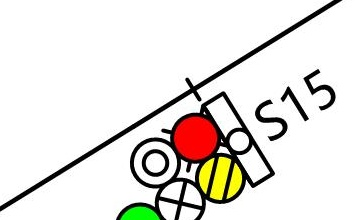
#> input picture test3/micro_0111_S15.jpg, 362 x 220 px
$ python template_matcher.py
#> lines starting #> are read from the running program, lines starting #| are printed output that depends on the picture; after the words box and inside, x2 and y2 are one past the last pixel; in counts of white or black regions, pixels touching at a corner belong together
import cv2
import numpy as np
import os
import logging

logger = logging.getLogger("ocr_system")

def rotate_image(image, angle):
    """
    Rotates an image (2D numpy array) by a given angle without cropping.
    The output image will be larger to fit the rotated content.
    Uses black as the border color.
    """
    # Get image dimensions
    (h, w) = image.shape[:2]
    # Get the center of the image
    center = (w // 2, h // 2)

    # Get the rotation matrix
    M = cv2.getRotationMatrix2D(center, angle, 1.0)

    # Calculate the new bounding box dimensions
    cos = np.abs(M[0, 0])
    sin = np.abs(M[0, 1])
    new_w = int((h * sin) + (w * cos))
    new_h = int((h * cos) + (w * sin))

    # Adjust the rotation matrix to take into account translation
    M[0, 2] += (new_w / 2) - center[0]
    M[1, 2] += (new_h / 2) - center[1]

    # Perform the actual rotation and return the image
    return cv2.warpAffine(image, M, (new_w, new_h), borderValue=(0,0,0))


def template_match_with_edge(target_img, template_img_path,
                             initial_angle=0,
                             scale_min=0.2,
                             scale_max=2.0,
                             scale_step=0.1,
                             threshold=0.6,
                             rotation_angles=None):
    """
    使用边缘检测 + 多尺度 + 多角度模板匹配方法进行匹配
    """
#> called with initial_angle = -37, scale_min = 0.2, scale_max = 2, scale_step = 0.1, threshold = 0.4
    # 检查模板图片是否存在
    if not os.path.exists(template_img_path):
        logger.error(f"模板图片不存在: {template_img_path}")
        return False, 0.0

    # 根据输入类型加载目标图片
    if isinstance(target_img, str):
        if not os.path.exists(target_img):
            logger.error(f"目标图片不存在: {target_img}")
            return False, 0.0
        big = cv2.imdecode(np.fromfile(target_img, dtype=np.uint8), cv2.IMREAD_COLOR)
#> big is the input picture: shape (220, 362, 3); mean B, G, R 223, 227.3, 230.7
    elif isinstance(target_img, np.ndarray):
        big = target_img
    else:
        logger.error(f"不支持的目标图片输入类型: {type(target_img)}")
        return False, 0.0

    small = cv2.imdecode(np.fromfile(template_img_path, dtype=np.uint8), cv2.IMREAD_COLOR)
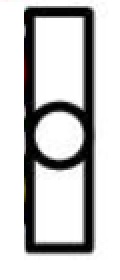
#> input picture resource/ll1_l.png, 60 x 140 px (shown 2 times larger)
#> small is the input picture: shape (140, 60, 3); mean B, G, R 200.3, 200.4, 200.6

    if big is None or small is None:
        logger.error(f"图片读取失败")
        return False, 0.0

    # 如果提供了初始角度，先旋转目标图片
    initial_angle = int(initial_angle)
    if abs(initial_angle) > 5:
        threshold = 0.4
        (h, w) = big.shape[:2]
#> h = 220; w = 362
        center = (w // 2, h // 2)
#> center = (181, 110)
        # 注意：这里的角度需要取反，因为我们的角度是基于文本方向计算的
        M = cv2.getRotationMatrix2D(center, -initial_angle, 1.0)
        # 使用 BORDER_REPLICATE 以避免黑色边框影响边缘检测
        big = cv2.warpAffine(big, M, (w, h), flags=cv2.INTER_CUBIC, borderMode=cv2.BORDER_REPLICATE)
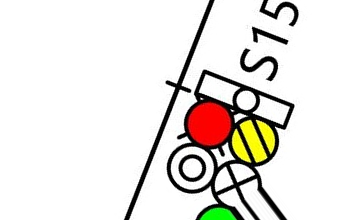
#> big: shape (220, 362, 3); mean B, G, R 224.7, 228.7, 232.3

    # 转换为灰度图
    big_gray = cv2.cvtColor(big, cv2.COLOR_BGR2GRAY)
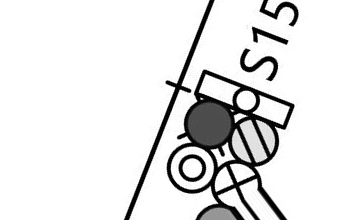
#> big_gray: shape (220, 362); min 0, max 255, mean 229.3
    small_gray = cv2.cvtColor(small, cv2.COLOR_BGR2GRAY)

    # 用边缘增强稳定性
    big_edge = cv2.Canny(big_gray, 50, 150)
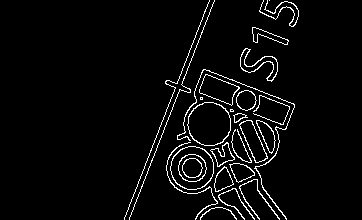
#> big_edge: shape (220, 362); 4% white in thin lines or dots, all inside (x1, y1, x2, y2) = (124, 0, 299, 220)
    small_edge_original = cv2.Canny(small_gray, 50, 150)
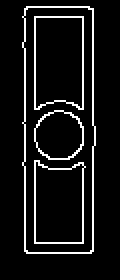
#> small_edge_original: shape (140, 60) (shown 2 times larger); 8.1% white in thin lines or dots, all inside (x1, y1, x2, y2) = (11, 3, 48, 127)

    h_big, w_big = big_edge.shape
#> h_big = 220; w_big = 362

    best_score = 0
    best_box = None

    if rotation_angles is None:
        rotation_angles = [0] # Default to no rotation

    # 多角度扫描
    for angle in rotation_angles:
        # 旋转模板
        small_edge = rotate_image(small_edge_original, angle)

        # 多尺度扫描
        scales = np.arange(scale_min, scale_max, scale_step)
        if len(scales) == 0:
             scales = [1.0]

        for scale in scales:
            # Resize 模板
            resized = cv2.resize(small_edge, None, fx=scale, fy=scale)
            h_small, w_small = resized.shape

            # 模板必须小于大图
            if h_small > h_big or w_small > w_big:
                continue

            result = cv2.matchTemplate(
                big_edge,
                resized,
                cv2.TM_CCOEFF_NORMED
            )

            min_val, max_val, min_loc, max_loc = cv2.minMaxLoc(result)

            if max_val > best_score:
                best_score = max_val
                best_box = (max_loc, w_small, h_small)
#> after the loop, best_box = ((275, 130), 12, 28); best_score = 0.4

    target_log_name = os.path.basename(target_img) if isinstance(target_img, str) else 'memory_image'
    logger.info(f"模板匹配 ({os.path.basename(template_img_path)}) 最佳得分: {best_score:.3f} on {target_log_name}")
    print(
        f"模板匹配 ({os.path.basename(template_img_path)}) 最佳得分: {best_score:.3f} on {target_log_name}")
#| 模板匹配 (D:\work\ocr+Transformer\resource\ll1_l.png) 最佳得分: 0.400 on D:\work\ocr+Transformer\test3\micro_0111_S15.jpg
    if best_score > threshold:
        return True, best_score
    else:
        return False, best_score


if __name__ == '__main__':
    # 使用这个 main 函数来测试模板匹配功能
    # 1. 准备一张大图和一张模板图片
    # 2. 将图片路径替换下面的 placeholder
    # 注意: 请使用绝对路径或者保证图片在当前工作目录下
    target_image = r"D:\work\ocr+Transformer\test3\micro_0111_S15.jpg"
    template_image = r"D:\work\ocr+Transformer\resource\ll1_l.png"

    # 3. (可选) 调整参数
    scales = (0.5, 1.5, 0.1)
    angles = [0, 90, 180, 270]
    score_threshold = 0.4

    # 检查图片是否存在
    if not os.path.exists(target_image) or not os.path.exists(template_image):
        print("="*60)
        print("ERROR: 请确保 target_image 和 template_image 的路径正确")
        print(f"  - target_image: {target_image}")
        print(f"  - template_image: {template_image}")
        print("  请替换上面的 'path/to/your/...' 为真实的图片路径.")
        print("="*60)
    else:
        # 配置日志记录器
        logging.basicConfig(level=logging.INFO, format='%(asctime)s - %(levelname)s - %(message)s')

        # 执行模板匹配
        found, score = template_match_with_edge(
            target_img=target_image,
            template_img_path=template_image,
            threshold=score_threshold,
            initial_angle=-37,
        )
#> found = True; score = 0.4

        if found:
            print(f"模板匹配成功! 得分: {score:.3f}")
#| 模板匹配成功! 得分: 0.400
        else:
            print(f"模板匹配失败. 最高得分: {score:.3f}")
